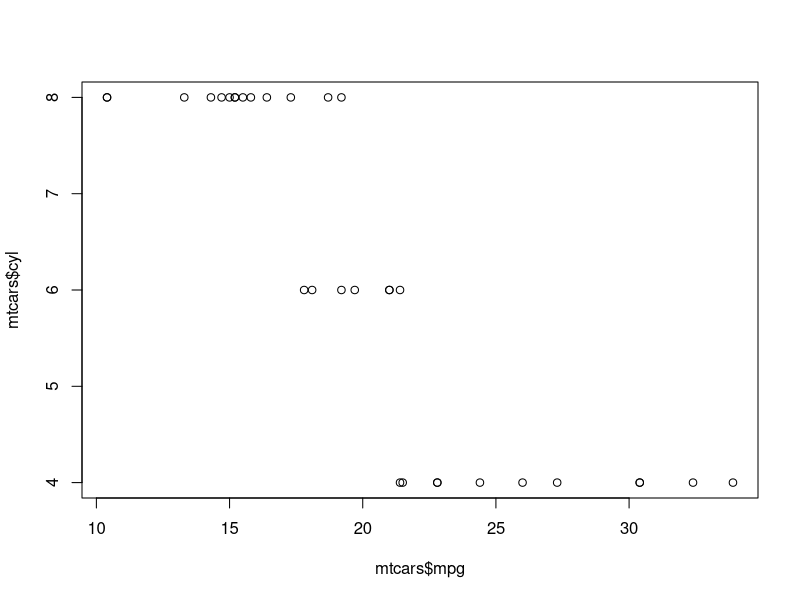
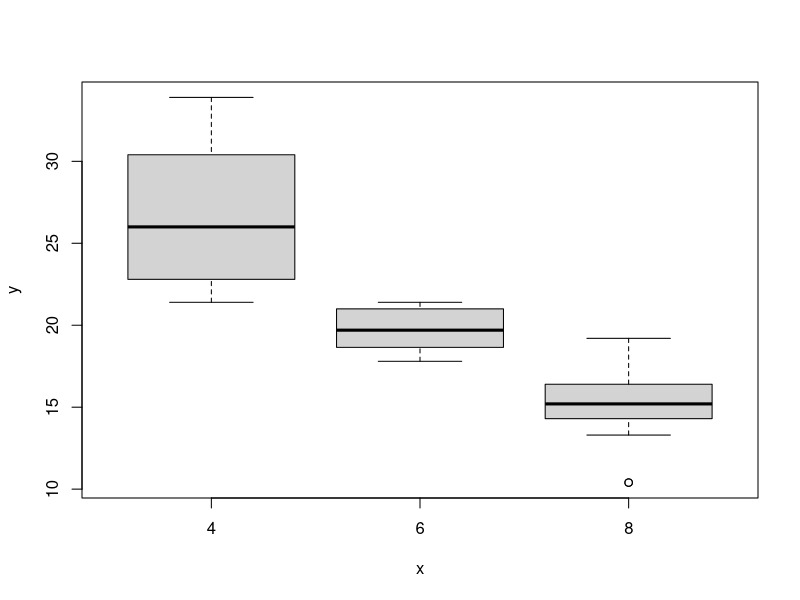
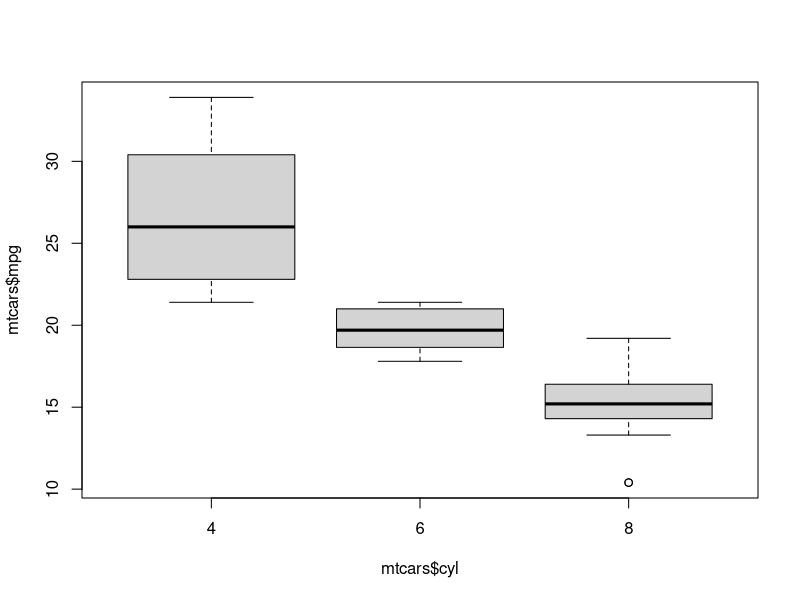
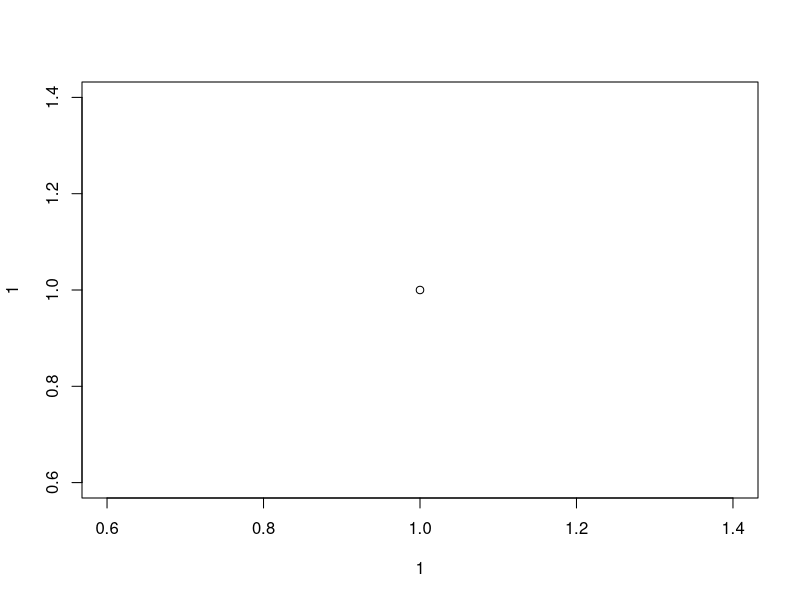

R code for these plots, in order:
## ---- chunk 1
# your code goes here
# a pound sign (hashtag) in front of text means it won't be executed
lm(mpg ~ wt, data = mtcars)
## ---- chunk 2
westernQuant <- read.delim("materials/westernQuant.txt", header = TRUE)
## ---- chunk 3
mtcars <- mtcars

mtcars = mtcars
summary(mtcars)
## ---- chunk 4
plot(mtcars$mpg, mtcars$cyl)

plot(as.factor(mtcars$cyl), mtcars$mpg)
## ---- chunk 5
boxplot(mtcars$mpg ~ mtcars$cyl)
## ---- chunk 6
png(filename = "bob.png")
plot(1, 1)
dev.off()
## ---- chunk 7
t.test(1:10, y = c(7:20))
t.test(extra ~ group, data = sleep)
## ---- chunk 8

## ---- chunk 9

## ---- chunk 10

## ---- chunk 11

